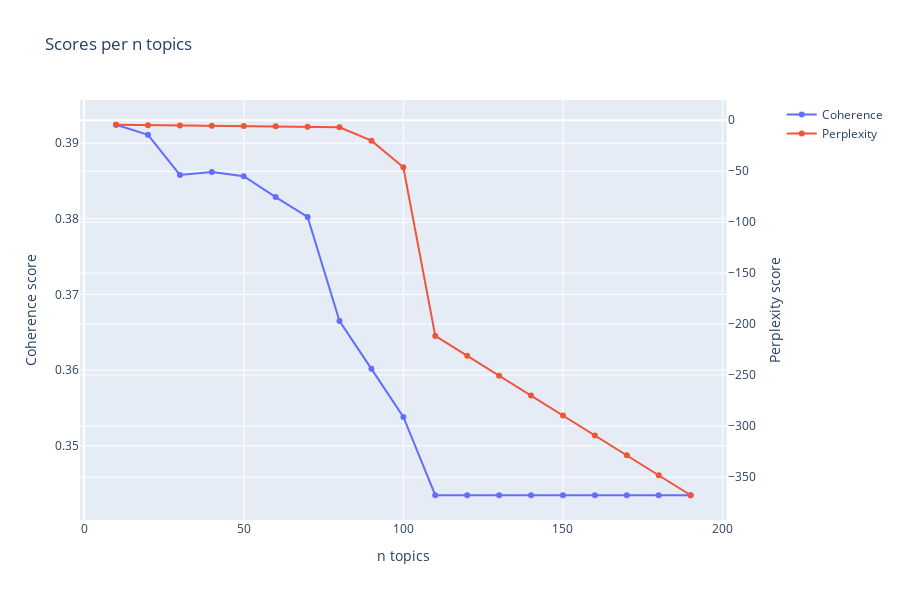

Source (notebook cell):
### Markdown cell above
We test various N topics in order to calculate the coherence and perplexity scores:

### Code cell
TOPICS_RANGE = list(range(10, 200, 10))
coherence_scores = list()
perplexity_scores = list()
models = list()

for n_topics in TOPICS_RANGE:

    # Fit a LDA model for each n_topics
    lda_model = LdaMulticore(
        corpus=corpus_train,
        id2word=dictionary,
        num_topics=n_topics,
        random_state=42,
        passes=10,
        workers=24)
    models.append(lda_model)

    perplexity_scores.append(lda_model.log_perplexity(corpus_train))

    # Fit a coherence model for each n_topics to calculate the score
    coherence_model = CoherenceModel(
        model=lda_model, 
        texts=texts_train,
        dictionary=dictionary,
        coherence='c_v')
    coherence_scores.append(coherence_model.get_coherence())

# Plot the results
fig = make_subplots(specs=[[{"secondary_y": True}]])
fig.add_trace(
    go.Scatter(x=TOPICS_RANGE, y=coherence_scores, name='Coherence'),
    secondary_y=False)
fig.add_trace(
    go.Scatter(x=TOPICS_RANGE, y=perplexity_scores, name='Perplexity'),
    secondary_y=True)
fig.update_layout(title_text=f"Scores per n topics")
fig.update_xaxes(title_text='n topics')
fig.update_yaxes(title_text="Coherence score", secondary_y=False)
fig.update_yaxes(title_text="Perplexity score", secondary_y=True)
fig.update_layout(height=600)
fig.show()

### Figure 1 — Plotly figure (JSON) as saved in the notebook; plotly's stock layout.template omitted (floating-point values rounded to 4 significant figures)
{"data": [{"name": "Coherence", "type": "scatter", "x": [10, 20, 30, 40, 50, 60, 70, 80, 90, 100, 110, 120, 130, 140, 150, 160, 170, 180, 190], "xaxis": "x", "y": [0.3924, 0.3911, 0.3858, 0.3862, 0.3856, 0.3829, 0.3803, 0.3665, 0.3602, 0.3538, 0.3434, 0.3434, 0.3434, 0.3434, 0.3434, 0.3434, 0.3434, 0.3434, 0.3434], "yaxis": "y"}, {"name": "Perplexity", "type": "scatter", "x": [10, 20, 30, 40, 50, 60, 70, 80, 90, 100, 110, 120, 130, 140, 150, 160, 170, 180, 190], "xaxis": "x", "y": [-4.379, -4.795, -5.133, -5.432, -5.69, -5.891, -6.248, -6.933, -20.02, -46.18, -211.5, -231.1, -250.6, -270.1, -289.7, -309.2, -328.8, -348.3, -367.9], "yaxis": "y2"}], "layout": {"height": 600, "title": {"text": "Scores per n topics"}, "xaxis": {"anchor": "y", "domain": [0, 0.94], "title": {"text": "n topics"}}, "yaxis": {"anchor": "x", "domain": [0, 1], "title": {"text": "Coherence score"}}, "yaxis2": {"anchor": "x", "overlaying": "y", "side": "right", "title": {"text": "Perplexity score"}}}}
